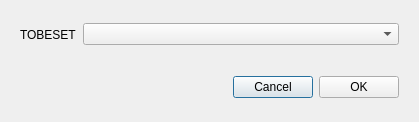
<?xml version="1.0" encoding="UTF-8"?>
<ui version="4.0">
 <class>Chosebox</class>
 <widget class="QDialog" name="Chosebox">
  <property name="geometry">
   <rect>
    <x>0</x>
    <y>0</y>
    <width>419</width>
    <height>122</height>
   </rect>
  </property>
  <property name="windowTitle">
   <string>Dialog</string>
  </property>
  <layout class="QVBoxLayout" name="verticalLayout">
   <item>
    <widget class="QWidget" name="widget" native="true">
     <layout class="QHBoxLayout" name="horizontalLayout">
      <item>
       <widget class="QLabel" name="label">
        <property name="text">
         <string>TOBESET</string>
        </property>
       </widget>
      </item>
      <item>
       <widget class="QComboBox" name="comboBox">
        <property name="sizePolicy">
         <sizepolicy hsizetype="Expanding" vsizetype="Fixed">
          <horstretch>0</horstretch>
          <verstretch>0</verstretch>
         </sizepolicy>
        </property>
       </widget>
      </item>
     </layout>
    </widget>
   </item>
   <item>
    <widget class="QWidget" name="widget_2" native="true">
     <layout class="QHBoxLayout" name="horizontalLayout_2">
      <item>
       <spacer name="horizontalSpacer">
        <property name="orientation">
         <enum>Qt::Horizontal</enum>
        </property>
        <property name="sizeHint" stdset="0">
         <size>
          <width>40</width>
          <height>20</height>
         </size>
        </property>
       </spacer>
      </item>
      <item>
       <widget class="QPushButton" name="pushButton_2">
        <property name="text">
         <string>Cancel</string>
        </property>
       </widget>
      </item>
      <item>
       <widget class="QPushButton" name="pushButton">
        <property name="text">
         <string>OK</string>
        </property>
       </widget>
      </item>
     </layout>
    </widget>
   </item>
  </layout>
 </widget>
 <resources/>
 <connections/>
</ui>
